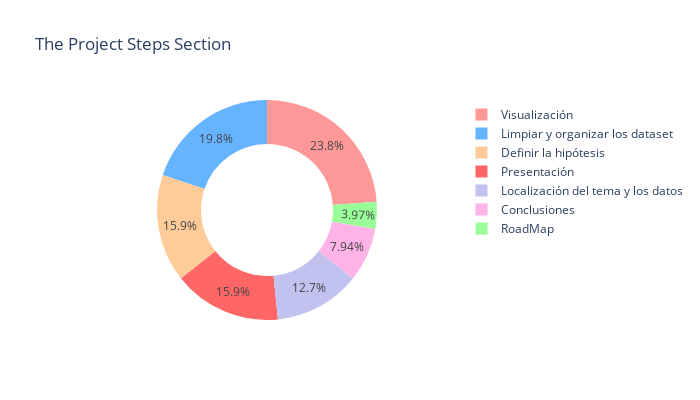

The cell this chart's notebook holds for it:
### Markdown cell above
Los pasos que se han realizado a lo largo del proyecto y cuanto tiempo se ha destinado a cada uno

### Code cell
from UTILS.visualization_tb import proyect_steps
proyect_steps()

### Figure 1 — Plotly figure (JSON) as saved in the notebook; plotly's stock layout.template omitted (floating-point values rounded to 4 significant figures)
{"data": [{"domain": {"x": [0, 1], "y": [0, 1]}, "hole": 0.6, "hovertemplate": "Activities=%{label}<br>Time=%{value}<extra></extra>", "labels": ["Localización del tema y los datos", "Definir la hipótesis", "Limpiar y organizar los dataset", "Visualización", "Presentación", "Conclusiones", "RoadMap"], "legendgroup": "", "name": "", "showlegend": true, "textposition": "inside", "type": "pie", "values": [16, 20, 25, 30, 20, 10, 5]}], "layout": {"height": 400, "legend": {"tracegroupgap": 0}, "piecolorway": ["#ff9999", "#66b3ff", "#ffcc99", "#ff6666", "#c2c2f0", "#ffb3e6", "#99ff99"], "title": {"text": "The Project Steps Section"}, "uniformtext": {"minsize": 12, "mode": "hide"}, "width": 700}}
